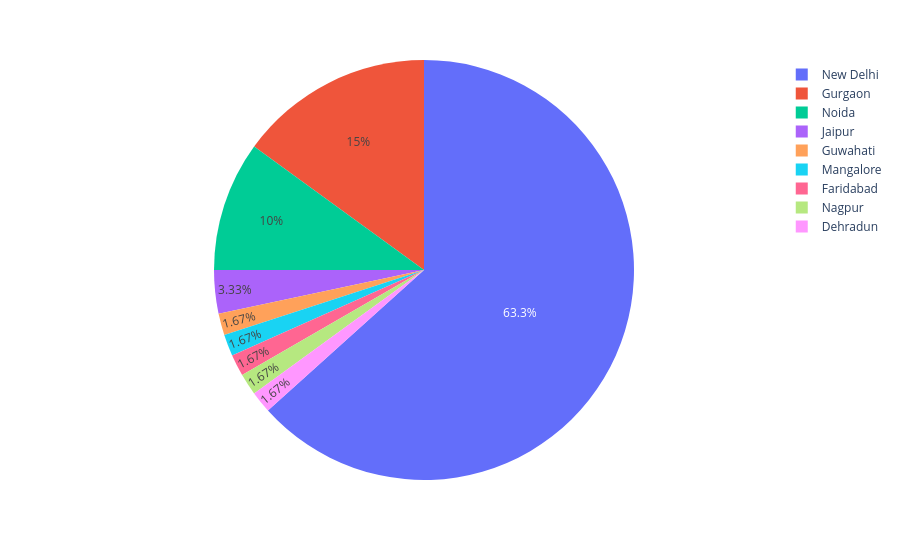

Notebook source saved alongside this figure:
### Markdown cell above
New Delhi also has many cheap restraunts also

### Code cell
figg=px.pie(cheap,values='Average Cost for two',names='City')
figg.show()

### Figure 1 — Plotly figure (JSON) as saved in the notebook; plotly's stock layout.template omitted (floating-point values rounded to 4 significant figures)
{"data": [{"domain": {"x": [0.0, 1.0], "y": [0.0, 1.0]}, "hovertemplate": "City=%{label}<br>Average Cost for two=%{value}<extra></extra>", "labels": ["New Delhi", "Guwahati", "New Delhi", "Gurgaon", "Jaipur", "New Delhi", "New Delhi", "Noida", "New Delhi", "Jaipur", "New Delhi", "Gurgaon", "New Delhi", "New Delhi", "Noida", "Noida", "New Delhi", "New Delhi", "New Delhi", "New Delhi", "New Delhi", "Gurgaon", "New Delhi", "New Delhi", "New Delhi", "New Delhi", "Gurgaon", "Gurgaon", "Gurgaon", "Gurgaon", "Gurgaon", "New Delhi", "New Delhi", "New Delhi", "New Delhi", "New Delhi", "New Delhi", "New Delhi", "Mangalore", "New Delhi", "New Delhi", "Noida", "Faridabad", "New Delhi", "New Delhi", "Nagpur", "New Delhi", "New Delhi", "New Delhi", "New Delhi", "New Delhi", "New Delhi", "Noida", "New Delhi", "New Delhi", "Noida", "New Delhi", "New Delhi", "Dehradun", "Gurgaon"], "legendgroup": "", "name": "", "showlegend": true, "type": "pie", "values": [750, 750, 750, 750, 750, 750, 750, 750, 750, 750, 750, 750, 750, 750, 750, 750, 750, 750, 750, 750, 750, 750, 750, 750, 750, 750, 750, 750, 750, 750, 750, 750, 750, 750, 750, 750, 750, 750, 750, 750, 750, 750, 750, 750, 750, 750, 750, 750, 750, 750, 750, 750, 750, 750, 750, 750, 750, 750, 750, 750]}], "layout": {"legend": {"tracegroupgap": 0}, "margin": {"t": 60}}}
